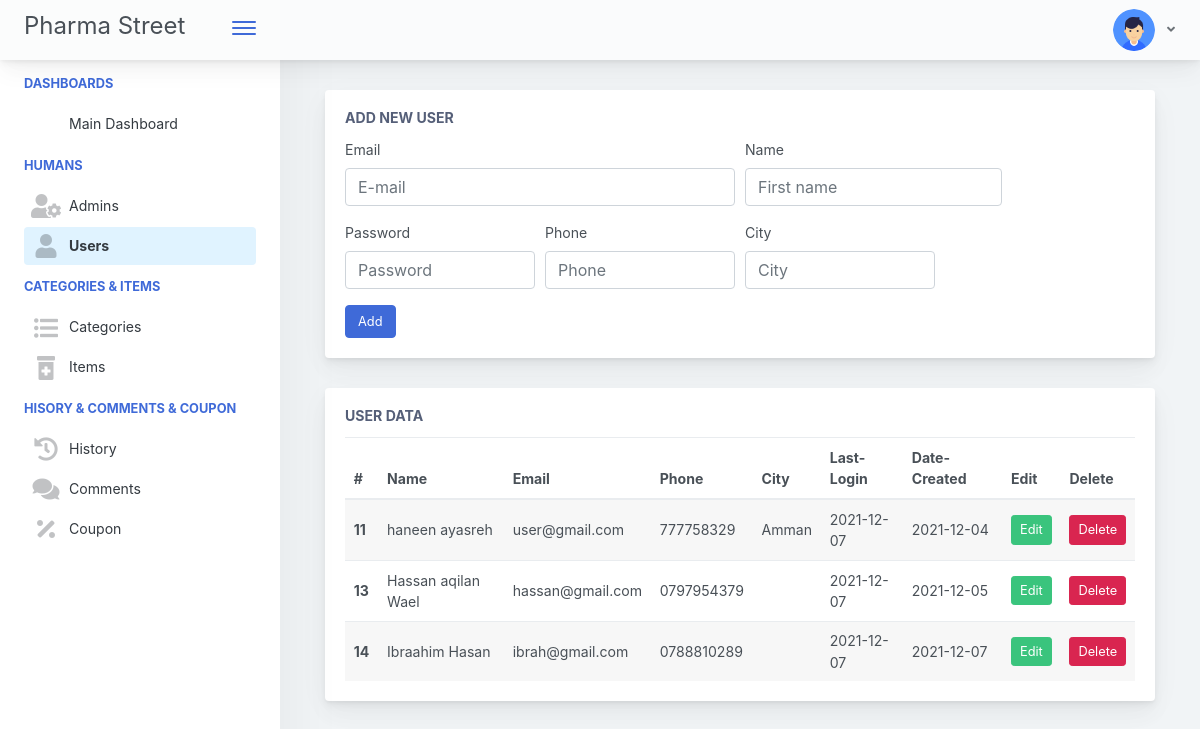
Page /admin/manage_users.php (signed in) on the earlier database version.
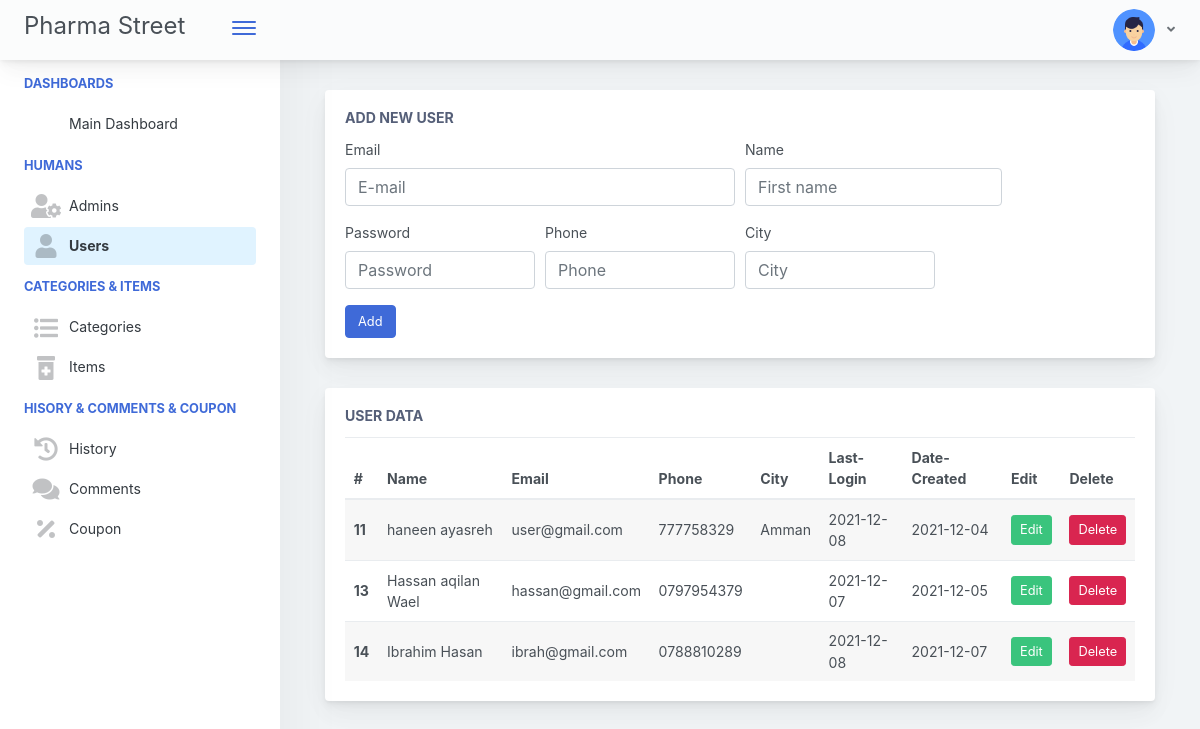
Same page on the later database version.
### tables this page shows
CREATE TABLE `user` (
  `user_id` int(11) NOT NULL,
  `user_fullname` varchar(50) DEFAULT NULL,
  `user_email` varchar(50) DEFAULT NULL,
  `user_password` varchar(50) DEFAULT NULL,
  `user_date_create` date DEFAULT NULL,
  `user_last_login` date DEFAULT NULL,
  `user_phone` varchar(50) NOT NULL,
  `user_city` varchar(200) NOT NULL
);

### admin/manage_users.php (the view, shortened to what the changed rows need)
<?php include("includes/header.php"); ?>
<div class="app-main">
    <div class="app-main__outer">
        <div class="app-main__inner">
            <div class="col-lg-12">
                <?php
                $select = "SELECT * FROM user";
                $res=$conn->query($select);
                ?>
                <div class="main-card mb-3 card">
                    <div class="card-body">
                        <table class="mb-0 table table-striped">
                            <thead>
                                <tr>
                                    <th>#</th>
                                    <th>Name</th>
                                    <th>Email</th>
                                    <th>Phone</th>
                                    <th>City</th>
                                    <th>Last-Login</th>
                                    <th>Date-Created</th>
                                    <th> Edit  </th>
                                    <th> Delete</th>
                                </tr>
                            </thead>
                            <tbody>
                                <?php while($row =$res->fetch_assoc()):?>
                                <tr>
                                    <th scope="row"><?php echo $row['user_id']?></th>
                                    <td><?php echo $row['user_fullname']?></td>
                                    <td><?php echo $row['user_email']?></td>
                                    <td><?php echo $row['user_phone']?></td>
                                    <td><?php echo $row['user_city']?></td>
                                    <td><?php echo $row['user_last_login']?></td>
                                    <td><?php echo $row['user_date_create']?></td>
                                    <td>
                                        <a href="manage_users.php?method=edit&&id=<?php echo $row['user_id'];?>">
                                        <button class="btn btn-success btn-sm">
                                            Edit
                                        </button>
                                        </a>
                                    </td>
                                    <td>
                                    <a href="manage_users.php?method=del&&id=<?php echo $row['user_id'];?>">
                                        <button class="btn btn-danger btn-sm">
                                            Delete
                                        </button>
                                        </a>
                                    </td>
                                </tr>
                                <?php endwhile;?>
                            </tbody>
                        </table>
                    </div>
                </div>
            </div>
        </div>
    </div>
</div>

Differences in the rows shown:
changed user "haneen ayasreh": user_last_login "2021-12-07" → "2021-12-08"
changed user "ibrah@gmail.com": user_fullname "Ibraahim Hasan" → "Ibrahim Hasan"; user_last_login "2021-12-07" → "2021-12-08"
